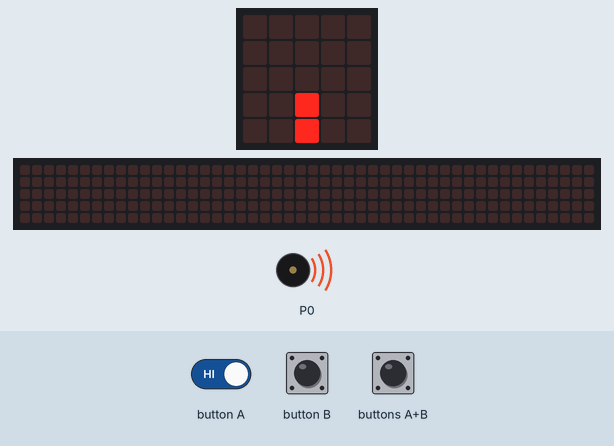
Simulated run of this program. Board: BBC micro:bit running MicroPython. On the bench: the board's 5×5 LED display, a strip that is not on the board, showing the scrolling text unrolled, buzzer (waves = sounding). The inputs (shaded band) are chosen by the test bench. The 48×5 strip is a reading aid, not a part: it shows the text the display is scrolling, unrolled, one strip-width of it at a time.

Above: at 9.1 s.
9.2 s: button B pressed for 1 s
At 10.3 s:
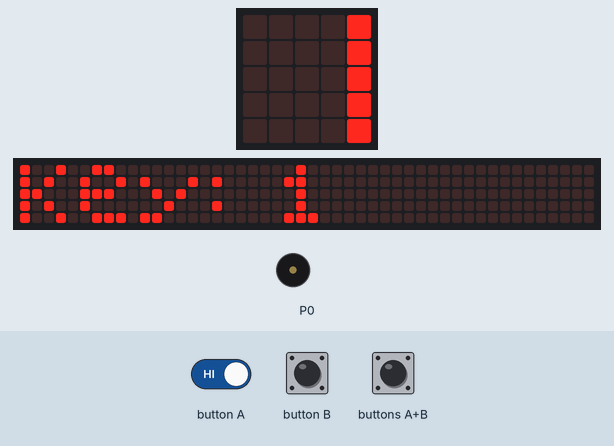
12.0 s: button A driven LOW and button B driven LOW
15.0 s: buttons A+B pressed for 0.25 s
At 15.97 s:
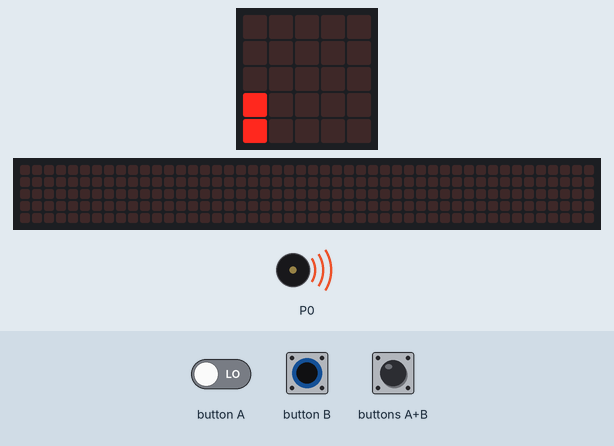
18.2 s: buttons A+B pressed for 1 s
At 29.46 s:
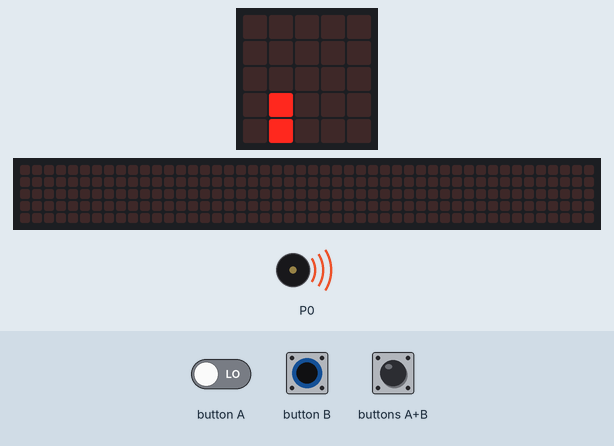
Timing chart, 0 to 32.6 s (numbered marks = the images above; inputs shaded):
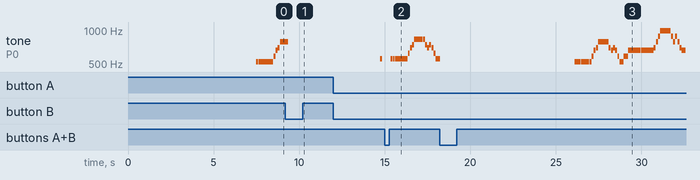

The program:

main.py
```python
from microbit import *
import music

# 曲データ辞書
# DQ序曲: ドラゴンクエスト序曲マーチ冒頭（Bb major → C major に移調）
# FF序曲: ファイナルファンタジー プレリュード（C major アルペジオ）
songs = {
    "DQ序曲": [
        # 序曲マーチ: ファンファーレ冒頭
        'C5:1', 'C5:1', 'C5:1', 'C5:4',
        'C5:1', 'D5:1', 'E5:1', 'F5:1', 'G5:4',
        'G5:1', 'F5:1', 'E5:1', 'F5:1', 'E5:1', 'D5:1',
        'C5:2', 'D5:2', 'E5:4',
        # マーチ主題
        'E5:1', 'E5:1', 'E5:1', 'E5:4',
        'E5:1', 'F5:1', 'G5:1', 'A5:1', 'B5:4',
        'B5:1', 'A5:1', 'G5:1', 'A5:1', 'G5:1', 'F5:1',
        'E5:2', 'F5:2', 'G5:4',
    ],
    "FF序曲": [
        # プレリュード: 上昇アルペジオ
        'C4:1', 'D4:1', 'E4:1', 'G4:1',
        'C5:1', 'D5:1', 'E5:1', 'G5:1',
        'C6:1', 'G5:1', 'E5:1', 'D5:1',
        'C5:1', 'G4:1', 'E4:1', 'D4:1',
        # 2巡目（半音上がったパターン）
        'E4:1', 'G4:1', 'A4:1', 'C5:1',
        'E5:1', 'G5:1', 'A5:1', 'C6:1',
        'A5:1', 'G5:1', 'E5:1', 'C5:1',
        'A4:1', 'G4:1', 'E4:1', 'C4:1',
    ]
}

# グローバル変数
song_names = list(songs.keys())
current_song_index = 0
shift = 0
notes = ['C', 'C#', 'D', 'D#', 'E', 'F', 'F#', 'G', 'G#', 'A', 'A#', 'B']


def shift_note(note, shift):
    """音階をシフトする関数"""
    pitch = note[:-1]
    octave = int(note[-1])
    idx = notes.index(pitch) + shift

    # オクターブ調整
    while idx < 0:
        idx += 12
        octave -= 1
    while idx >= 12:
        idx -= 12
        octave += 1

    return notes[idx] + str(octave)


def display_pitch(note):
    """音の高さをLEDバー表示（5列すべてを使用）"""
    pitch = note[:-1]
    idx = notes.index(pitch)
    col = idx * 5 // 12  # 12音階を5列に均等分配（0-4）
    level = (idx % 3) + 1  # 簡易高さ（1～3）

    img = Image('00000:'*5)
    for row in range(5 - level, 5):  # 下から点灯
        img.set_pixel(col, row, 9)
    display.show(img)


def next_song():
    """次の曲へ"""
    global current_song_index, shift
    current_song_index = (current_song_index + 1) % len(song_names)
    shift = 0
    display.scroll(song_names[current_song_index])


def prev_song():
    """前の曲へ"""
    global current_song_index, shift
    current_song_index = (current_song_index - 1) % len(song_names)
    shift = 0
    display.scroll(song_names[current_song_index])


# メインループ
display.scroll(song_names[current_song_index])

while True:
    # ボタン入力チェック
    if button_a.is_pressed() and button_b.is_pressed():
        # 同時押し：キーリセット
        shift = 0
        display.scroll("Key Reset")
    elif button_a.is_pressed():
        # 非ブロッキング長押し判定（50ms×16回 = 800ms）
        held = True
        for _ in range(16):
            sleep(50)
            if not button_a.is_pressed():
                held = False
                break
        if held:
            # A長押し：前の曲
            prev_song()
        else:
            # A短押し：半音下げ（下限-12）
            if shift > -12:
                shift -= 1
            display.scroll("Key: " + str(shift))
    elif button_b.is_pressed():
        # 非ブロッキング長押し判定（50ms×16回 = 800ms）
        held = True
        for _ in range(16):
            sleep(50)
            if not button_b.is_pressed():
                held = False
                break
        if held:
            # B長押し：次の曲
            next_song()
        else:
            # B短押し：半音上げ（上限+12）
            if shift < 12:
                shift += 1
            display.scroll("Key: " + str(shift))

    # 曲を演奏
    for n in songs[song_names[current_song_index]]:
        base_note = n.split(':')[0]
        length = n.split(':')[1]
        shifted = shift_note(base_note, shift)
        new_note = shifted + ':' + length

        # LED表示（キー変更後の音を表示）
        display_pitch(shifted)

        # 音を再生
        music.play(new_note, wait=True)

        # ボタンチェック（曲の途中でも切り替え可能）
        if button_a.is_pressed() or button_b.is_pressed():
            break

    sleep(500)  # 曲間の待機時間
```

Measured:
- after the input at 9.2 s, tone on P0: goes on until 9.4 s, then stays silent; the display: changes after 1.0 s (image 1)
- after the input at 15.0 s, tone on P0: plays 554 Hz for 0.12 s, 554 Hz for 0.12 s, 554 Hz for 0.12 s, 554 Hz for 0.49 s, 554 Hz for 0.12 s, 622 Hz for 0.12 s … (16 notes in this stretch), starting after 0.36 s
- after the input at 18.2 s, the display: first changes after 0.54 s (image 3 shows a later state)
- by itself, tone on P0: plays 523 Hz for 0.12 s, 523 Hz for 0.12 s, 523 Hz for 0.12 s, 523 Hz for 0.49 s, 523 Hz for 0.12 s, 587 Hz for 0.12 s … (9 notes in this stretch)
